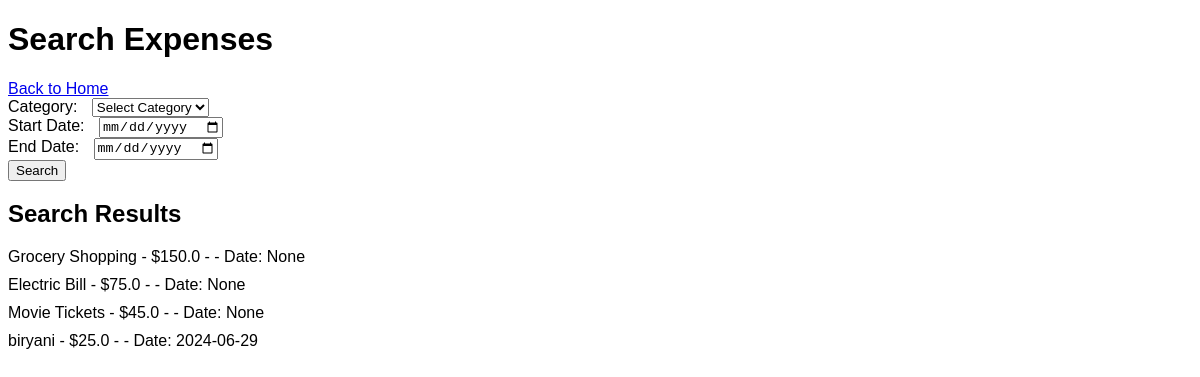
Before: /search with the older database file.
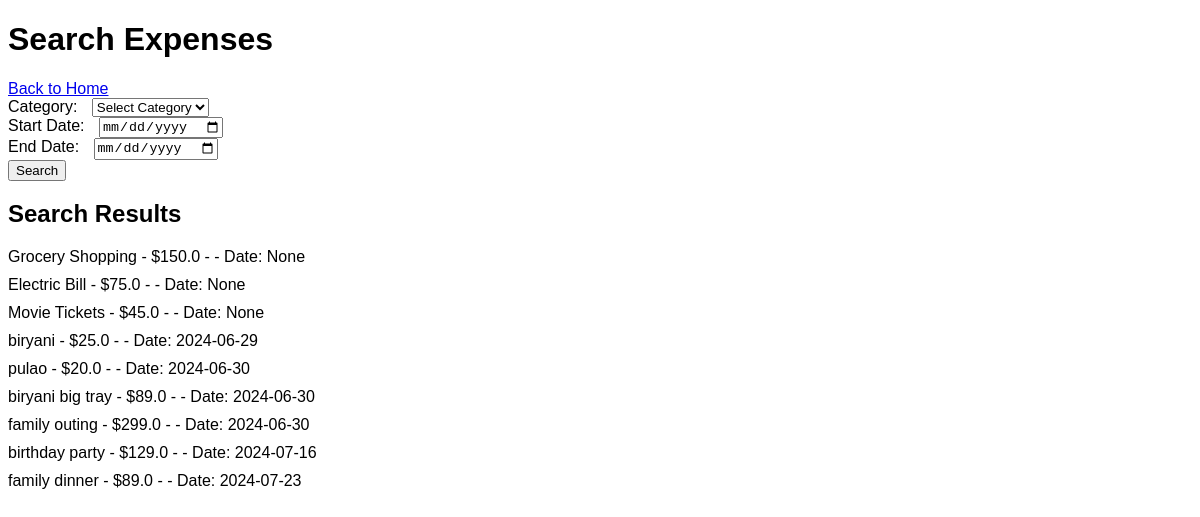
After: the same page with the newer database file.
### tables this page shows
CREATE TABLE expenses (
                id INTEGER PRIMARY KEY AUTOINCREMENT,
                name TEXT NOT NULL,
                amount REAL NOT NULL,
                category_id INTEGER,
                date DATE,
                FOREIGN KEY (category_id) REFERENCES categories(id)
            );

### app.py (the view)
@app.route('/search', methods=['GET', 'POST'])
def search():
    db = get_db()
    query = "SELECT * FROM expenses WHERE 1=1"  # SQL query starting point
    params = []  # Parameters for the SQL query
    data_source = request.form if request.method == 'POST' else request.args
    category_id = data_source.get('category_id')
    if category_id:
        query += " AND category_id = ?"  # Append category condition to the query
        params.append(int(category_id))
    start_date = data_source.get('start_date')
    if start_date:
        query += " AND date >= ?"  # Append start date condition to the query
        params.append(start_date)
    end_date = data_source.get('end_date')
    if end_date:
        query += " AND date <= ?"  # Append end date condition to the query
        params.append(end_date)
    expenses = db.execute(query, params).fetchall()  # Execute the query and fetch results
    categories = db.execute("SELECT * FROM categories").fetchall()
    return render_template('search.html', expenses=expenses,categories = categories)  # Render the search results page

### app.py (called while the page is built)
def get_db():
    conn = sqlite3.connect(DATABASE)
    conn.row_factory = sqlite3.Row  # Allows accessing columns by name
    return conn

### templates/search.html (shortened to what this page needs)
<!DOCTYPE html>
<html lang="en">
<head>
</head>
<body>
    <h1>Search Expenses</h1>
    <a href="{{ url_for('home') }}">Back to Home</a>
    <form action="{{ url_for('search') }}" method="post">
        <div>
            <label for="category">Category:</label>
            <select name="category_id">
                <option value="">Select Category</option>
            </select>
        </div>
        <div>
            <label for="start_date">Start Date:</label>
            <input type="date" id="start_date" name="start_date">
        </div>
        <div>
            <label for="end_date">End Date:</label>
            <input type="date" id="end_date" name="end_date">
        </div>
        <button type="submit">Search</button>
    </form>
    <h2>Search Results</h2>
    {% if expenses %}
    <ul>
        {% for expense in expenses %}
        <li>{{ expense.name }} - ${{ expense.amount }} - {{ expense.category_name }} - Date: {{ expense.date }}</li>
        {% endfor %}
    </ul>
    {% else %}
    <p>No expenses found.</p>
    {% endif %}
</body>
</html>

### templates/search.html (style rules this page uses)
body { font-family: Arial, sans-serif; }
label { margin-right: 10px; }
ul { list-style-type: none; padding: 0; }
li { margin-bottom: 10px; }

Changed rows visible on the page:
added expenses: name "pulao", amount "20.0", date "2024-06-30"
added expenses: name "biryani big tray", amount "89.0", date "2024-06-30"
added expenses: name "family outing", amount "299.0", date "2024-06-30"
added expenses: name "birthday party", amount "129.0", date "2024-07-16"
added expenses: name "family dinner", amount "89.0", date "2024-07-23"
